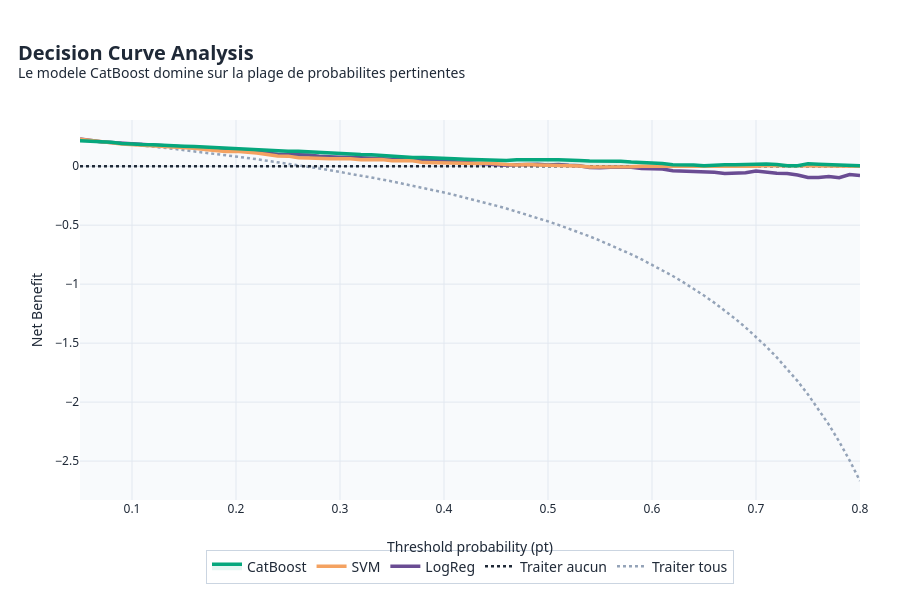

Notebook source saved alongside this figure:
### Markdown cell above
## B.2 - Decision Curve Analysis (net benefit)

**Idee** : a quel seuil de probabilite traiter ? Le **net benefit** integre vrais positifs et faux positifs ponderes par un *threshold probability* $p_t$ qui represente le ratio cout(FP)/cout(FN+FP).

$$NB(p_t) = \frac{TP}{n} - \frac{FP}{n} \cdot \frac{p_t}{1-p_t}$$

Une courbe NB **au-dessus** des strategies "treat-all" et "treat-none" sur une plage de $p_t$ = le modele apporte un benefice clinique sur cette plage.

### Code cell
def net_benefit(y_true, y_score, pt):
    pred = (y_score >= pt).astype(int)
    n = len(y_true)
    tp = ((pred == 1) & (y_true == 1)).sum()
    fp = ((pred == 1) & (y_true == 0)).sum()
    if pt >= 1: return 0
    return tp/n - (fp/n) * (pt/(1-pt))

pt_grid = np.linspace(0.05, 0.80, 76)
nb = {n: np.array([net_benefit(y, probas[n], pt) for pt in pt_grid]) for n in MODELS}
nb_all  = np.array([net_benefit(y, np.ones_like(y, dtype=float), pt) for pt in pt_grid])
nb_none = np.zeros_like(pt_grid)

fig = go.Figure()
fig.add_trace(go.Scatter(x=pt_grid, y=nb_all, mode='lines', name='Traiter tous',
                          line=dict(color=PALETTE['muted'], width=2.5, dash='dot'),
                          hovertemplate='Traiter tous<br>pt=%{x:.2f}  NB=%{y:.3f}<extra></extra>'))
fig.add_trace(go.Scatter(x=pt_grid, y=nb_none, mode='lines', name='Traiter aucun',
                          line=dict(color=PALETTE['fg'], width=2.5, dash='dot'),
                          hovertemplate='Traiter aucun<br>pt=%{x:.2f}  NB=%{y:.3f}<extra></extra>'))
for n in MODELS:
    fig.add_trace(go.Scatter(
        x=pt_grid, y=nb[n], mode='lines', name=n,
        line=dict(color=PALETTE[n], width=3.5),
        fill='tonexty' if n==BEST else None,
        fillcolor=hex_to_rgba(PALETTE[n], 0.10) if n==BEST else None,
        hovertemplate=f'<b>{n}</b><br>pt=%{{x:.2f}}  NB=%{{y:.3f}}<extra></extra>'))

fig.update_layout(
    title=dict(text='<b>Decision Curve Analysis</b><br>'
                    f'<sup style="font-size:13px">Le modele {BEST} domine sur la plage de probabilites pertinentes</sup>',
               font=dict(size=20)),
    xaxis=dict(title='Threshold probability (pt)', range=[0.05, 0.80]),
    yaxis=dict(title='Net Benefit'),
    height=600,
    legend=dict(orientation='h', yanchor='bottom', y=-0.22, xanchor='center', x=0.5,
                font=dict(size=14)),
    margin=dict(l=80, r=40, t=120, b=100))
fig.write_image(str(OUT/'B2_decision_curve.png'), width=1300, height=600, scale=2)
fig.show()
